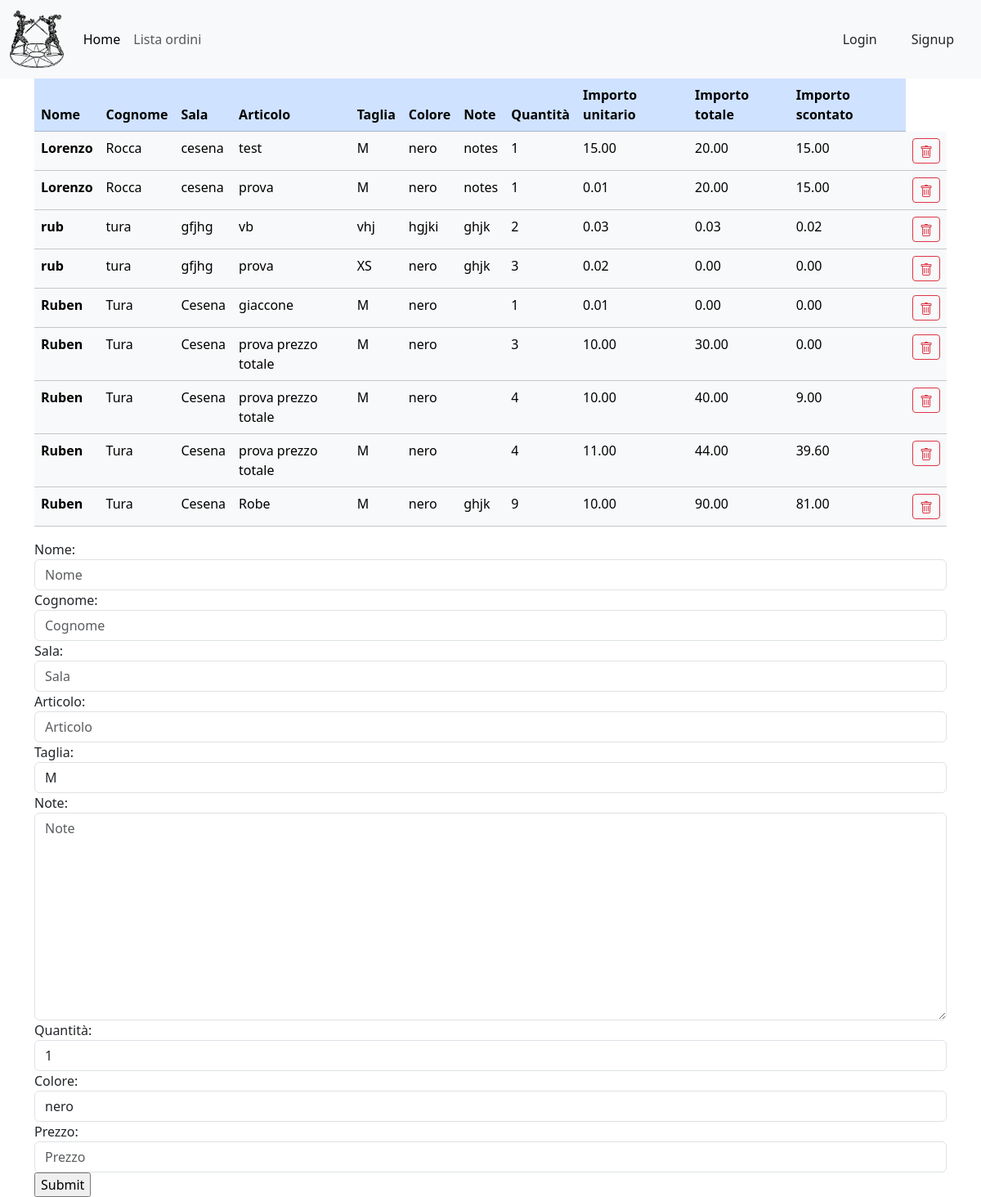
Page /orders/2/ on the earlier database version.
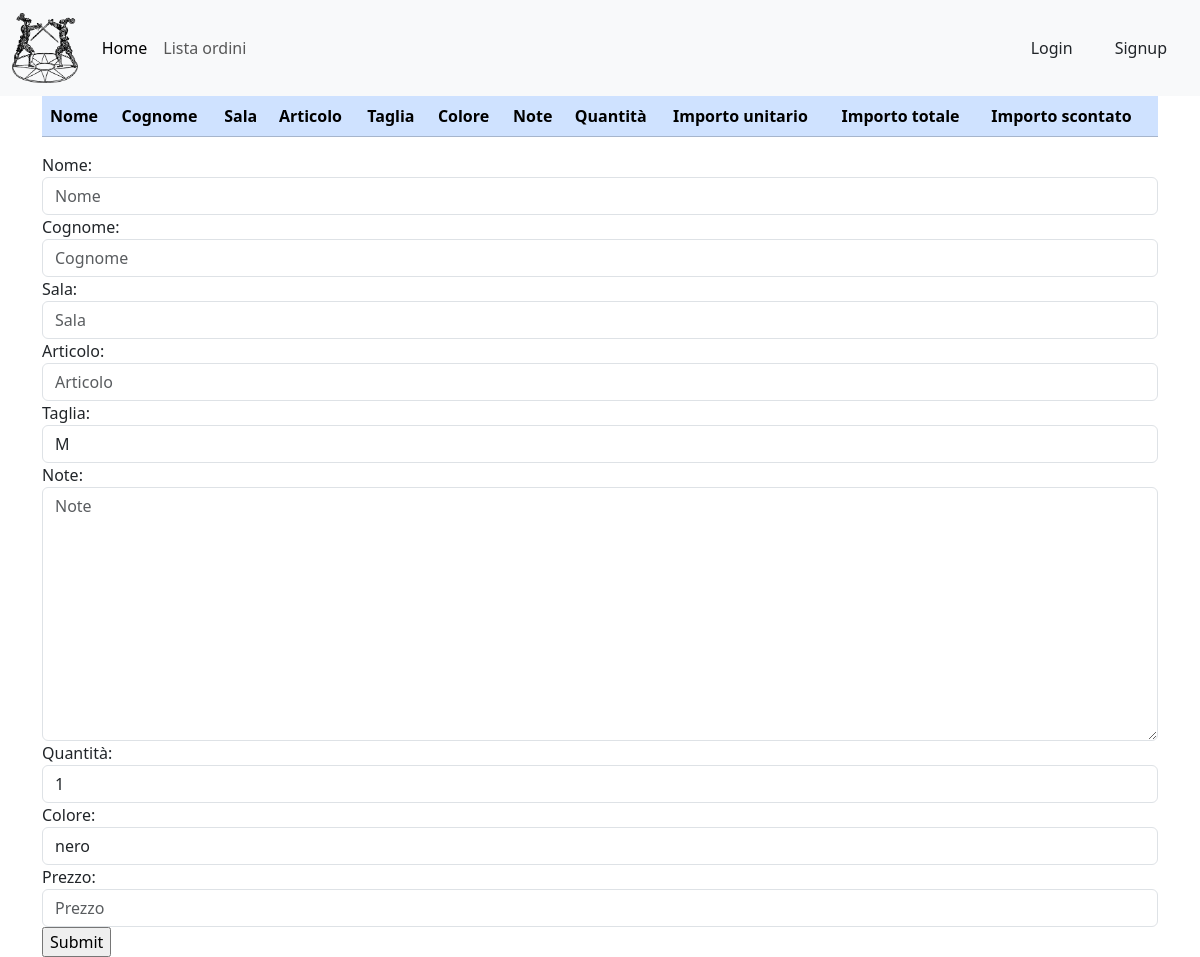
Same page on the later database version.
### orders/models.py (models this page shows, shortened)
class Entry(models.Model):
    orderID = models.ForeignKey(to="Order", on_delete=models.CASCADE)
    first_name = models.CharField(max_length=100)
    last_name = models.CharField(max_length=100)
    club = models.CharField(max_length=100)
    article = models.CharField(max_length=100)
    size = models.CharField(max_length=20, blank=True, default='M')
    additional_notes = models.CharField(max_length=200, blank=True, default='')
    quantity = models.IntegerField(default=1)
    colour = models.CharField(max_length=20, blank=True, default='nero')
    price = models.DecimalField(max_digits=7 ,decimal_places=2)
    total_price = models.DecimalField(max_digits=7 ,decimal_places=2, blank=True, default=0)
    discounted_price = models.DecimalField(max_digits=7 ,decimal_places=2, blank=True, default=0)

### orders/views.py (the view)
# urls.py: path('<int:id>/', order),
def order(request, id):
    if request.method == 'POST':
        form = EntryForm(request.POST)
        if form.is_valid():
            form.save()
    else:
        form = EntryForm(initial={'orderID': id})
    entries = Entry.objects.filter(orderID=id)
    current_order = Order.objects.get(id=id)
    context = {
        'entries': entries,
        'current_order': current_order,
        'form': form.as_div(),
    }
    return render(request, 'order.html', context=context)

### orders/models.py (called while the page is built)
    def __str__(self):
        return self.title

### templates/order.html (shortened to what this page needs)
{% extends "base_generic.html" %}
        {% block content %}
        <div class="container">
            <div class="row">
                <div>
                    <table class="table table-hover">
                        <thead>
                            <tr class="table-primary">
                              <th scope="col">Nome</th>
                              <th scope="col">Cognome</th>
                              <th scope="col">Sala</th>
                              <th scope="col">Articolo</th>
                              <th scope="col">Taglia</th>
                              <th scope="col">Colore</th>
                              <th scope="col">Note</th>
                              <th scope="col">Quantità</th>
                              <th scope="col">Importo unitario</th>
                              <th scope="col">Importo totale</th>
                              <th scope="col">Importo scontato</th>
                            </tr>
                          </thead>
                          <tbody>
                            {% for entry in entries %}
                            <tr class="table-light">
                                <th scope="row">{{ entry.first_name }}</th>
                                <td>{{ entry.last_name }}</td>
                                <td>{{ entry.club }}</td>
                                <td>{{ entry.article }}</td>
                                <td>{{ entry.size }}</td>
                                <td>{{ entry.colour }}</td>
                                <td>{{ entry.additional_notes }}</td>
                                <td>{{ entry.quantity }}</td>
                                <td>{{ entry.price }}</td>
                                <td>{{ entry.total_price }}</td>
                                <td>{{ entry.discounted_price }}</td>
                                <td><form action="{% url 'delete_object' id=entry.id orderID=current_order.id %}" method="post">
                                    <button type="submit" class="btn btn-outline-danger btn-sm"></button>
                                 </form></td>
                            </tr>
                            {% endfor %}
                          </tbody>
                    </table>
                    <form action="" method="post" novalidate>
                        {{ form }}
                        <input type="submit" value="Submit">
                    </form>
                </div>
            </div>
        </div>
        {% endblock %}

Differences in the rows shown:
removed Entry: first_name "Lorenzo", last_name "Rocca", club "cesena", article "test", size "M", colour "nero", additional_notes "notes", quantity "1", price "15.00", total_price "20.00", discounted_price "15.00"
removed Entry: first_name "Lorenzo", last_name "Rocca", club "cesena", article "prova", size "M", colour "nero", additional_notes "notes", quantity "1", price "0.01", total_price "20.00", discounted_price "15.00"
removed Entry: first_name "rub", last_name "tura", club "gfjhg", article "vb", size "vhj", colour "hgjki", additional_notes "ghjk", quantity "2", price "0.03", total_price "0.03", discounted_price "0.02"
removed Entry: first_name "rub", last_name "tura", club "gfjhg", article "prova", size "XS", colour "nero", additional_notes "ghjk", quantity "3", price "0.02", total_price "0.00", discounted_price "0.00"
removed Entry: first_name "Ruben", last_name "Tura", club "Cesena", article "giaccone", size "M", colour "nero", quantity "1", price "0.01", total_price "0.00", discounted_price "0.00"
removed Entry: first_name "Ruben", last_name "Tura", club "Cesena", article "prova prezzo totale", size "M", colour "nero", quantity "3", price "10.00", total_price "30.00", discounted_price "0.00"
removed Entry: first_name "Ruben", last_name "Tura", club "Cesena", article "prova prezzo totale", size "M", colour "nero", quantity "4", price "10.00", total_price "40.00", discounted_price "9.00"
removed Entry: first_name "Ruben", last_name "Tura", club "Cesena", article "prova prezzo totale", size "M", colour "nero", quantity "4", price "11.00", total_price "44.00", discounted_price "39.60"
removed Entry: first_name "Ruben", last_name "Tura", club "Cesena", article "Robe", size "M", colour "nero", additional_notes "ghjk", quantity "9", price "10.00", total_price "90.00", discounted_price "81.00"
